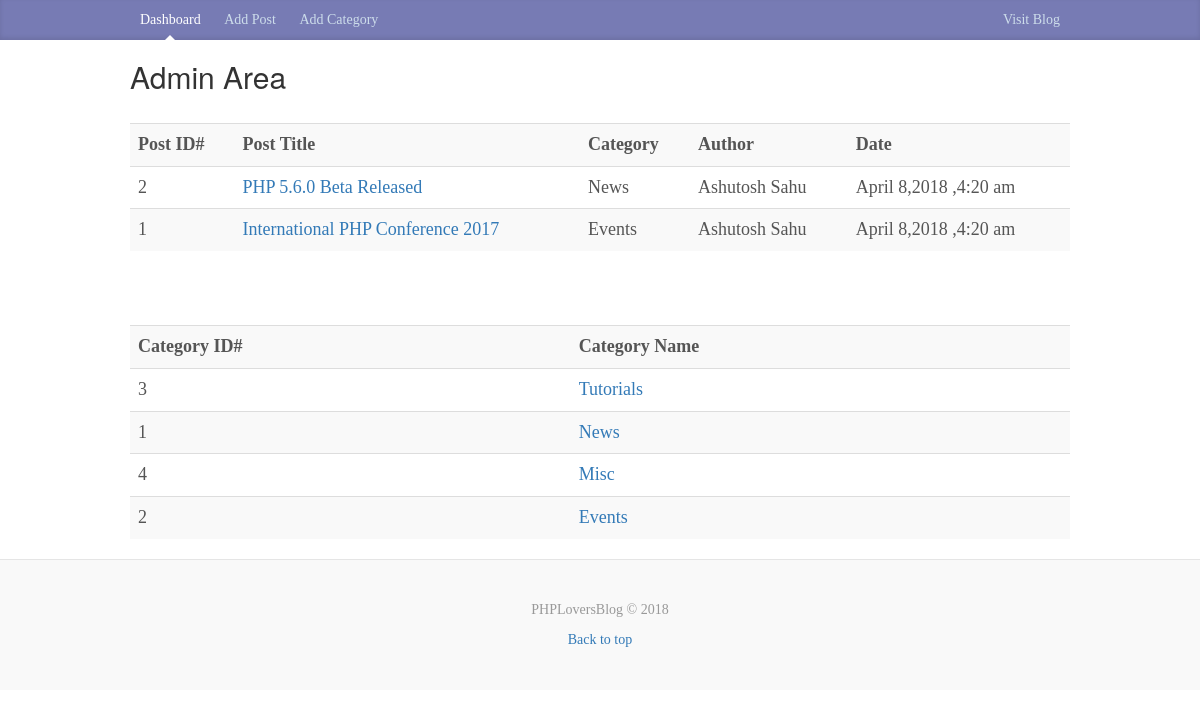
The app's page /admin/index.php with its own data.
### tables this page shows
CREATE TABLE `post` (
  `id` int(11) NOT NULL,
  `category` int(11) NOT NULL,
  `title` varchar(255) NOT NULL,
  `body` text NOT NULL,
  `author` varchar(255) NOT NULL,
  `tags` varchar(255) NOT NULL,
  `date` timestamp NOT NULL DEFAULT CURRENT_TIMESTAMP
);

CREATE TABLE `categories` (
  `id` int(11) NOT NULL,
  `name` varchar(255) NOT NULL
);

### libraries/Database.php (called while the page is built, shortened)
<?php
    class Database{
        public $host=DB_HOST;
        public $username=DB_USER;
        public $password=DB_PASS;
        public $db_name=DB_NAME;
        public $link;
        private function connect(){
            $this->link=new mysqli($this->host,$this->username,$this->password,$this->db_name);
        }
        public function select($query){
            $result=$this->link->query($query) or die($this->link->error.__LINE__);
            if($result->num_rows>0){
                return $result;
            }
            else{
                return false;
            }
        }
}
?>

### helpers/format_helper.php (called while the page is built, shortened)
<?php
    function formatDate($date){
        return date('F j,Y ,g:i a',strtotime($date));
    }
?>

### admin/index.php (the view)
<?php include "includes/header.php";?>
<?php
    $db=new Database;
    $query="SELECT post.*,categories.name  FROM post INNER JOIN categories ON post.category=categories.id ORDER BY post.title DESC";
    $posts=$db->select($query);
    $query="SELECT * FROM categories ORDER BY name DESC";
    $categories=$db->select($query);
?>
<table class="table table-striped">
    <tr>
        <th>Post ID#</th>
        <th>Post Title</th>
        <th>Category</th>
        <th>Author</th>
        <th>Date</th>
    </tr>
    <?php while($row=$posts->fetch_assoc()):?>
    <tr>
        <td><?php echo $row['id'];?></td>
        <td><a href="edit_post.php?id=<?php echo $row['id'];?>"><?php echo $row['title'];?></a></td>
        <td><?php echo $row['name'];?></td>
        <td><?php echo $row['author'];?></td>
        <td><?php echo formatDate($row['date']);?></td>
    </tr>
    <?php endwhile;?>
</table>
<br><br>
<table class="table table-striped">
    <tr>
        <th>Category ID#</th>
        <th>Category Name</th>
    </tr>
    <?php while($row=$categories->fetch_assoc()):?>
    <tr>
        <td><?php echo $row['id'];?></td>
        <td><a href="edit_category.php?id=<?php echo $row['id']; ?>"><?php echo $row['name'];?></a></td>
    </tr>
    <?php endwhile;?>
</table>
<?php include "includes/footer.php";?>

### admin/includes/header.php (shortened to what this page needs)
<?php include "../libraries/Database.php";?>
<?php include "../helpers/format_helper.php";?>
<!DOCTYPE html>
<html lang="en">
  <head>
    <link href="../css/bootstrap.min.css" rel="stylesheet">
    <link href="../css/blog.css" rel="stylesheet">
  </head>
  <body>
    <div class="blog-masthead">
      <div class="container">
        <nav class="blog-nav">
          <a class="blog-nav-item active" href="index.php">Dashboard</a>
          <a class="blog-nav-item" href="add_post.php">Add Post</a>
          <a class="blog-nav-item" href="add_category.php">Add Category</a>
          <a class="blog-nav-item pull-right" href="http://localhost/phpLoversBlog">Visit Blog</a>
        </nav>
      </div>
    </div>
    <div class="container">
      <div class="blog-header">
          <h2>Admin Area</h2>
      </div>
      <div class="row">
        <div class="col-sm-12 blog-main">

### admin/includes/footer.php (shortened to what this page needs)
</div>
      </div>
    </div>
    <footer class="blog-footer">
      <p>PHPLoversBlog &copy; 2018</p>
      <p>
        <a href="#">Back to top</a>
      </p>
    </footer>
  </body>
</html>

### css/blog.css (style rules this page uses)
body { font-family: Georgia, "Times New Roman", Times, serif; color: #555; }
h1, .h1, h2, .h2, h3, .h3, h4, .h4, h5, .h5, h6, .h6 { margin-top: 0; font-family: "Helvetica Neue", Helvetica, Arial, sans-serif; font-weight: normal; color: #333; }
@media (min-width: 1200px) { .container { width: 970px; } }
.blog-masthead { background-color: #777bb4; -webkit-box-shadow: inset 0 -2px 5px rgba(0,0,0,.1); box-shadow: inset 0 -2px 5px rgba(0,0,0,.1); }
.blog-nav-item { position: relative; display: inline-block; padding: 10px; font-weight: 500; color: #cdddeb; }
.blog-nav .active { color: #fff; }
.blog-nav .active:after { position: absolute; bottom: 0; left: 50%; width: 0; height: 0; margin-left: -5px; vertical-align: middle; content: " "; border-right: 5px solid transparent; border-bottom: 5px solid; border-left: 5px solid transparent; }
.blog-header { padding-top: 20px; padding-bottom: 20px; }
.blog-main { font-size: 18px; line-height: 1.5; }
.blog-footer { padding: 40px 0; color: #999; text-align: center; background-color: #f9f9f9; border-top: 1px solid #e5e5e5; }
.blog-footer p:last-child { margin-bottom: 0; }

### records on screen
post: id "2", title "PHP 5.6.0 Beta Released", categories.name "News", author "Ashutosh Sahu", date "April 8,2018 ,4:20 am"
post: id "1", title "International PHP Conference 2017", categories.name "Events", author "Ashutosh Sahu", date "April 8,2018 ,4:20 am"
categories: id "3", name "Tutorials"
categories: id "1", name "News"
categories: id "4", name "Misc"
categories: id "2", name "Events"
